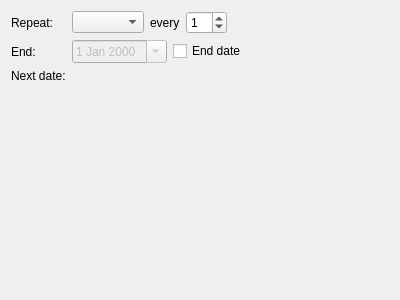
<?xml version="1.0" encoding="UTF-8"?>
<ui version="4.0">
 <class>recurrentWidget</class>
 <widget class="QWidget" name="recurrentWidget">
  <property name="geometry">
   <rect>
    <x>0</x>
    <y>0</y>
    <width>400</width>
    <height>300</height>
   </rect>
  </property>
  <property name="windowTitle">
   <string>Recurrent</string>
  </property>
  <layout class="QFormLayout" name="formLayout">
   <item row="0" column="0">
    <widget class="QLabel" name="label">
     <property name="text">
      <string>Repeat:</string>
     </property>
    </widget>
   </item>
   <item row="0" column="1">
    <layout class="QHBoxLayout" name="horizontalLayout">
     <item>
      <widget class="QComboBox" name="repeatModeCB"/>
     </item>
     <item>
      <widget class="QLabel" name="label_2">
       <property name="text">
        <string>every</string>
       </property>
       <property name="alignment">
        <set>Qt::AlignLeading|Qt::AlignLeft|Qt::AlignVCenter</set>
       </property>
      </widget>
     </item>
     <item>
      <widget class="QSpinBox" name="everySB">
       <property name="value">
        <number>1</number>
       </property>
      </widget>
     </item>
     <item>
      <spacer name="horizontalSpacer">
       <property name="orientation">
        <enum>Qt::Horizontal</enum>
       </property>
       <property name="sizeHint" stdset="0">
        <size>
         <width>40</width>
         <height>20</height>
        </size>
       </property>
      </spacer>
     </item>
    </layout>
   </item>
   <item row="1" column="0">
    <widget class="QLabel" name="label_3">
     <property name="text">
      <string>End:</string>
     </property>
    </widget>
   </item>
   <item row="1" column="1">
    <layout class="QHBoxLayout" name="horizontalLayout_2">
     <item>
      <widget class="QDateEdit" name="endDateEdit">
       <property name="enabled">
        <bool>false</bool>
       </property>
       <property name="calendarPopup">
        <bool>true</bool>
       </property>
      </widget>
     </item>
     <item>
      <widget class="QCheckBox" name="endDateCB">
       <property name="text">
        <string>End date</string>
       </property>
      </widget>
     </item>
     <item>
      <spacer name="horizontalSpacer_2">
       <property name="orientation">
        <enum>Qt::Horizontal</enum>
       </property>
       <property name="sizeHint" stdset="0">
        <size>
         <width>40</width>
         <height>20</height>
        </size>
       </property>
      </spacer>
     </item>
    </layout>
   </item>
   <item row="2" column="0">
    <widget class="QLabel" name="label_4">
     <property name="text">
      <string>Next date:</string>
     </property>
    </widget>
   </item>
   <item row="2" column="1">
    <widget class="QLabel" name="nextRepeatLabel">
     <property name="text">
      <string/>
     </property>
    </widget>
   </item>
  </layout>
 </widget>
 <resources/>
 <connections>
  <connection>
   <sender>endDateCB</sender>
   <signal>toggled(bool)</signal>
   <receiver>endDateEdit</receiver>
   <slot>setEnabled(bool)</slot>
   <hints>
    <hint type="sourcelabel">
     <x>194</x>
     <y>56</y>
    </hint>
    <hint type="destinationlabel">
     <x>104</x>
     <y>56</y>
    </hint>
   </hints>
  </connection>
 </connections>
</ui>
